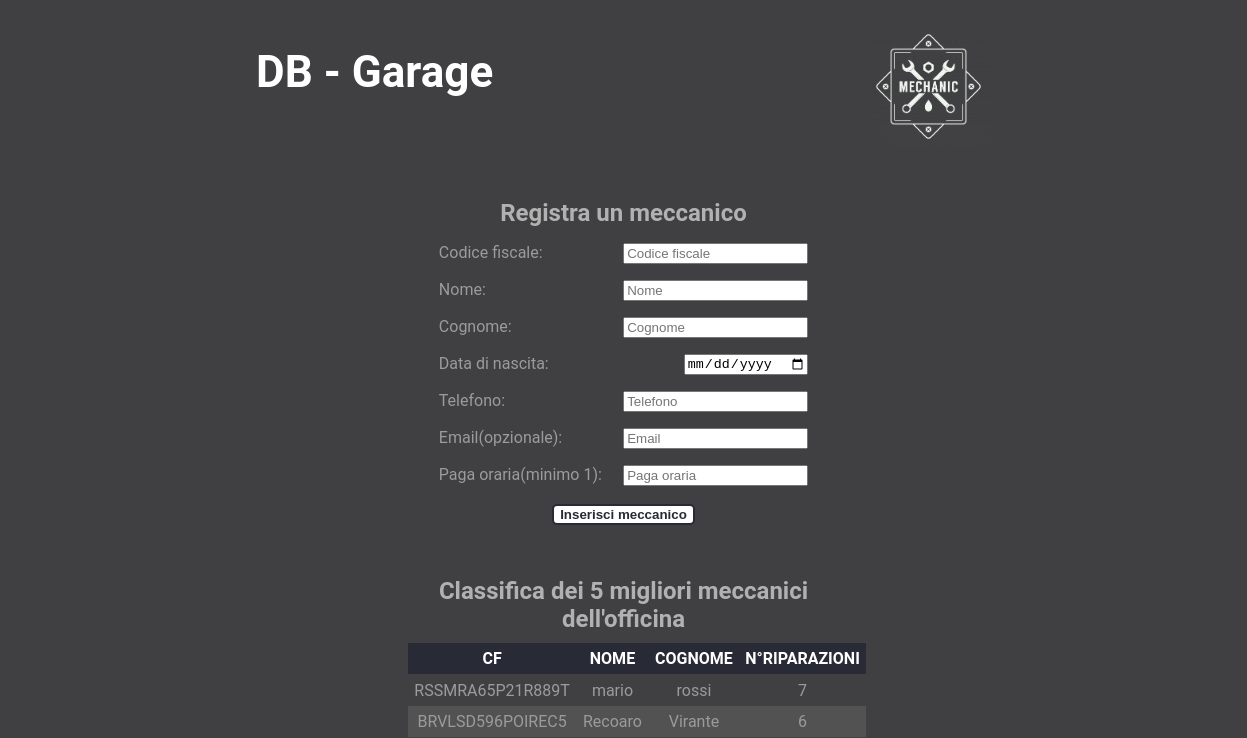
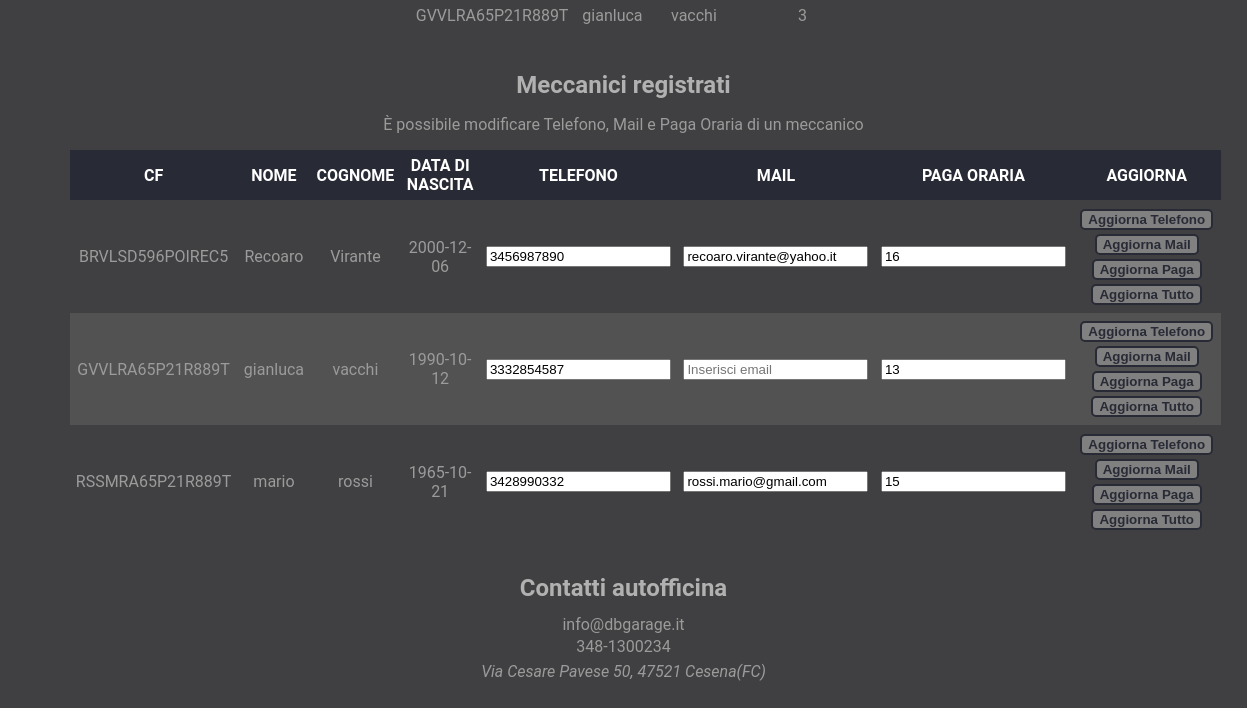
The app's page /app-web/gestione_meccanici.php, older data (2 pictures, top to bottom).
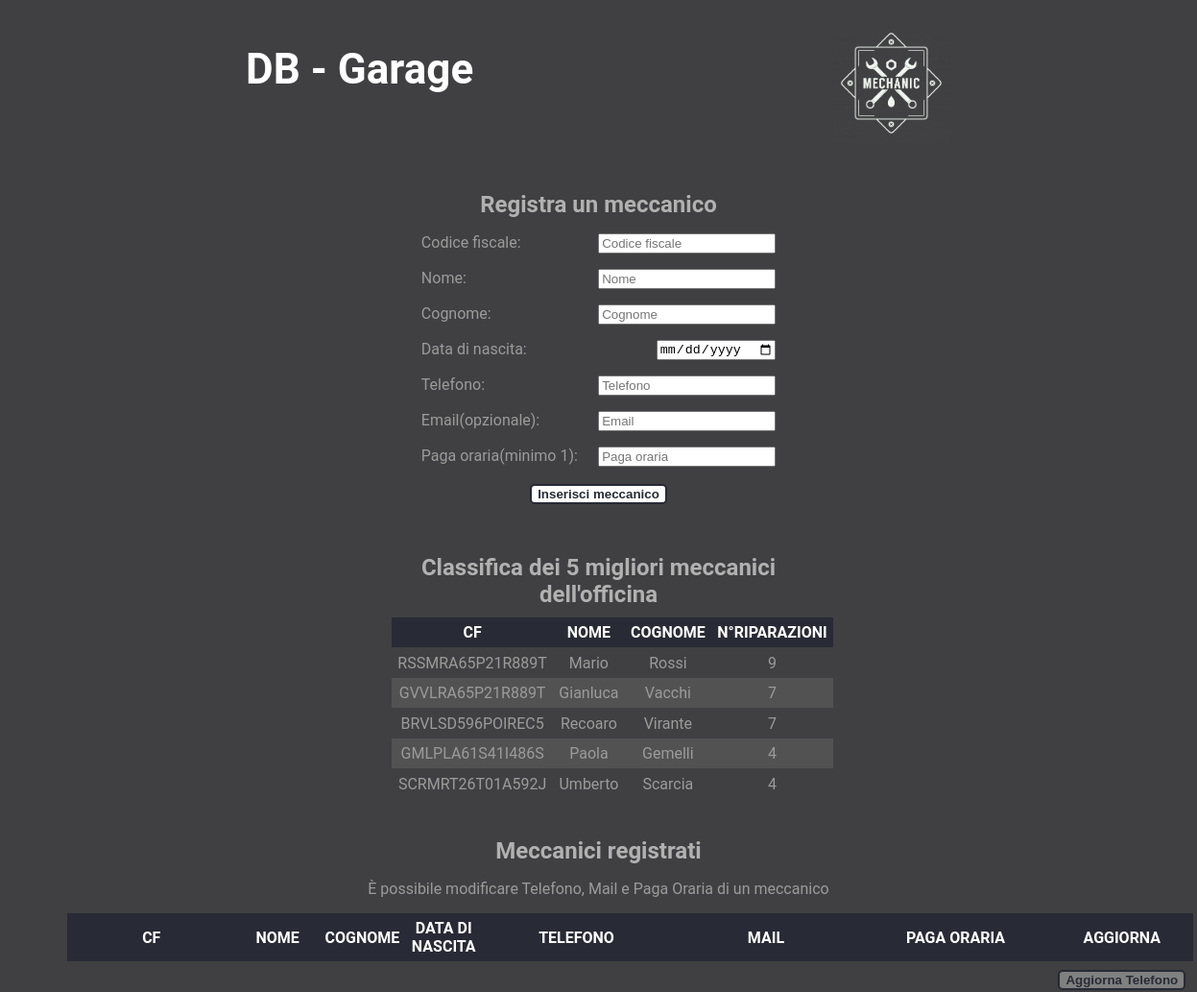
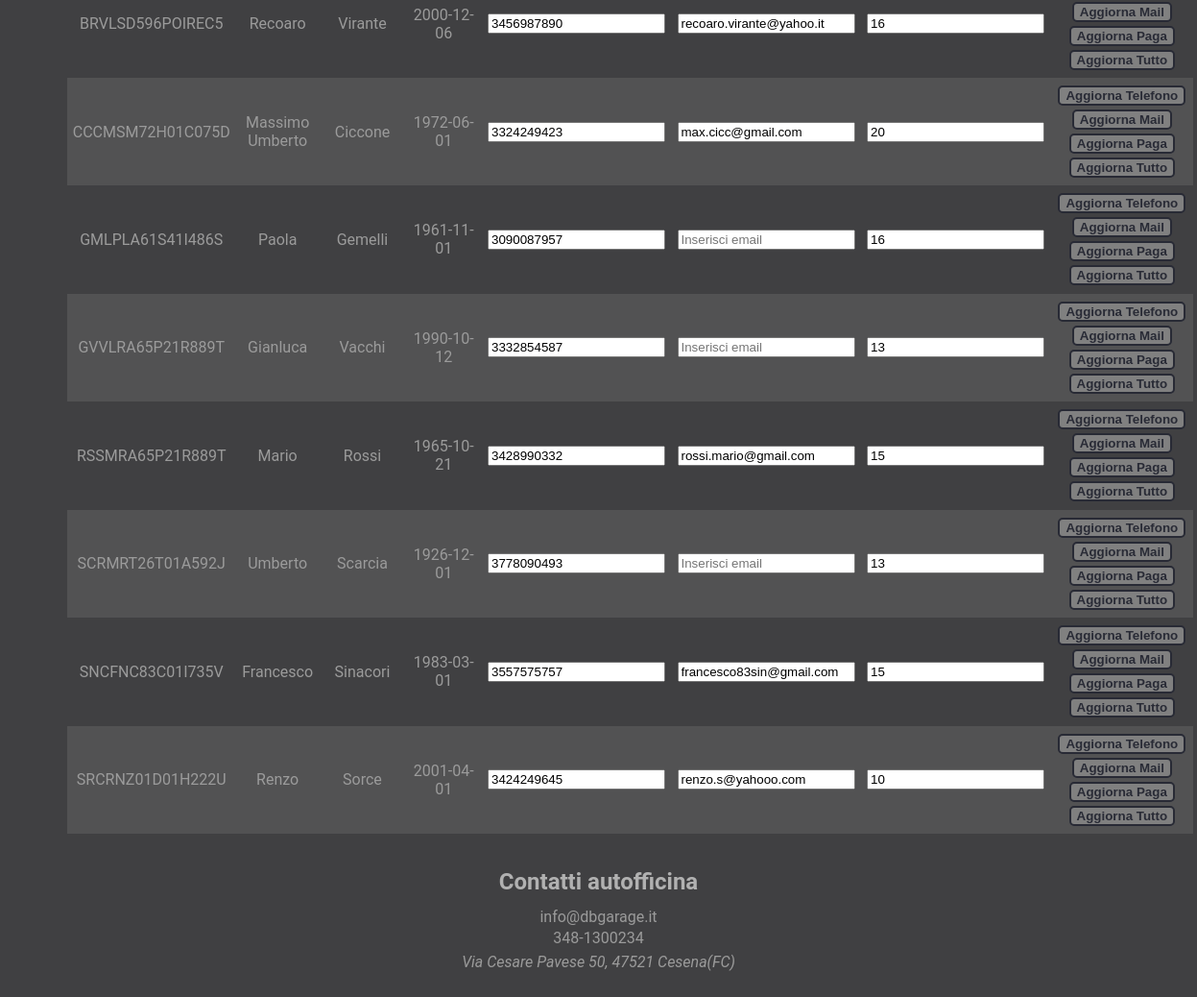
The same page, newer data (2 pictures, top to bottom).
### tables this page shows
CREATE TABLE `meccanico` (
  `CF_meccanico` char(16) NOT NULL,
  `nome` char(20) NOT NULL,
  `cognome` char(20) NOT NULL,
  `data_nascita` date NOT NULL,
  `telefono` char(10) NOT NULL,
  `email` varchar(30) DEFAULT NULL,
  `paga_oraria` int(2) NOT NULL
);

### app-web/gestione_meccanici.php (called while the page is built, shortened)
<?php
    require_once 'require.php';
    $SetParameters["titolo"] = "Gestione meccanici";
    $SetParameters["file"] = "nuovo_meccanico.php";
    $SetParameters["meccanici"] =  $db->getAllMechanics();
	$SetParameters["meccanici_migliori"] = $db->getMiglioriMeccanici();
    require("template/base.php");
?>

### app-web/require.php (called while the page is built, shortened)
<?php
require_once("databasegarage.php");
$db = new DatabaseHelper("127.0.0.1", "root", "", "officina", 3306);
$SetParameters["scripts"] = array();
?>

### app-web/databasegarage.php (called while the page is built, shortened)
<?php
class DatabaseHelper {
	private $db;
	public function __construct($servername, $username, $password, $dbname, $port) {
		$this->db = new mysqli($servername, $username, $password, $dbname, $port);
	}
    public function getAllMechanics(){
        $statement = $this->db->prepare("SELECT * FROM MECCANICO ");
        $statement->execute();
		$result = $statement->get_result();
		return $result->fetch_all(MYSQLI_ASSOC);
    }
    public function getMiglioriMeccanici(){
        $statement = $this->db->prepare("SELECT meccanico.CF_meccanico, meccanico.nome, meccanico.cognome, COUNT(meccanico.CF_meccanico) AS n_riparazioni
                                         FROM meccanico , comprende_meccanico
                                         WHERE comprende_meccanico.CF_meccanico = meccanico.CF_meccanico
                                         GROUP BY meccanico.CF_meccanico
                                         ORDER BY COUNT(meccanico.CF_meccanico) DESC LIMIT 5");
        $statement->execute();
		$result = $statement->get_result();
		return $result->fetch_all(MYSQLI_ASSOC);
    }
}
?>

### app-web/template/nuovo_meccanico.php (the view, shortened to what the changed rows need)
<section>
	<h2>Registra un meccanico</h2>
</section>
<?php if(isset($SetParameters["meccanici_migliori"])):?>
<section class="grande">
	<h2>Classifica dei 5 migliori meccanici dell'officina</h2>
	<table>
		<thead>
			<tr>
				<th>CF</th><th>NOME</th><th>COGNOME</th><th>N°RIPARAZIONI</th>
			</tr>
		</thead>
		<tbody>
			<?php foreach($SetParameters["meccanici_migliori"] as $meccanico):?>
			<tr class="noform">
				<td><?php echo $meccanico["CF_meccanico"]?></td>
				<td><?php echo $meccanico["nome"]?></td>
				<td><?php echo $meccanico["cognome"]?></td>
				<td><?php echo $meccanico["n_riparazioni"]?></td>
			</tr>
			<?php endforeach;?>
		</tbody>
	</table>
</section>
<?php endif;?>
<section class="tabelle">
	<h2>Meccanici registrati</h2>
	<table>
		<thead>
			<tr>
				<th>CF</th><th>NOME</th><th>COGNOME</th><th>DATA DI NASCITA</th><th>TELEFONO</th><th>MAIL</th><th>PAGA ORARIA</th><th>AGGIORNA</th>
			</tr>
		</thead>
		<tbody>
			<?php foreach($SetParameters["meccanici"] as $meccanico) :?>
			<form action="#" method="POST">
				<tr>
					<td><input type="hidden" id='<?php echo $meccanico["CF_meccanico"];?>' name="meccanicoCF" value=<?php echo $meccanico["CF_meccanico"]; ?>> <?php echo $meccanico["CF_meccanico"]?></td>
					<td><input type="hidden" id='<?php echo $meccanico["CF_meccanico"];?>' name="meccanicoNome" value=<?php echo $meccanico["nome"]; ?>> <?php echo $meccanico["nome"]?></td>
					<td><input type="hidden" id='<?php echo $meccanico["CF_meccanico"];?>' name="meccanicoCognome" value=<?php echo $meccanico["cognome"]; ?>> <?php echo $meccanico["cognome"]?></td>
					<td><input type="hidden" id='<?php echo $meccanico["CF_meccanico"];?>' name="meccanicoDataNascita" value=<?php echo $meccanico["data_nascita"]; ?>> <?php echo $meccanico["data_nascita"]?></td>
					<td><input type="tel" id='<?php echo $meccanico["CF_meccanico"];?>' pattern="[0-9]{10}" maxlength="10" name="meccanicoTelefono" placeholder="Inserisci Telefono" value=<?php echo $meccanico["telefono"]?> required></td>
					<td><input type="email" id='<?php echo $meccanico["CF_meccanico"];?>' maxlength="80" name="meccanicoMail" placeholder="Inserisci email" value=<?php echo $meccanico["email"]?>></td>
					<td><input type="number" id='<?php echo $meccanico["CF_meccanico"];?>' min="1" name="meccanicoPaga" placeholder="Inserisci paga oraria" value=<?php echo $meccanico["paga_oraria"]?> required></td>
					<td>
						<input disabled type="submit" id='<?php echo $meccanico["CF_meccanico"];?>' name="aggiornaTelefono" value="Aggiorna Telefono">
						<input disabled type="submit" id='<?php echo $meccanico["CF_meccanico"];?>' name="aggiornaMail" value="Aggiorna Mail">
						<input disabled type="submit" id='<?php echo $meccanico["CF_meccanico"];?>' name="aggiornaPaga" value="Aggiorna Paga">
						<input disabled type="submit" id='<?php echo $meccanico["CF_meccanico"];?>' name="aggiornaTutto" value="Aggiorna Tutto">
					</td>
				</tr>
			</form>
			<?php endforeach; ?>
		</tbody>
	</table>
</section>

Row changes from the older to the newer data that the page shows:
changed meccanico "RSSMRA65P21R889T": nome "mario" → "Mario"; cognome "rossi" → "Rossi"; n_riparazioni "7" → "9"
changed meccanico "GVVLRA65P21R889T": nome "gianluca" → "Gianluca"; cognome "vacchi" → "Vacchi"; n_riparazioni "3" → "7"; moves up the list
computed for meccanico "BRVLSD596POIREC5": n_riparazioni "6" → "7"
added meccanico: CF_meccanico "GMLPLA61S41I486S", nome "Paola", cognome "Gemelli", n_riparazioni "4", data_nascita "1961-11-01", meccanicoTelefono "3090087957", meccanicoPaga "16"
added meccanico: CF_meccanico "SCRMRT26T01A592J", nome "Umberto", cognome "Scarcia", n_riparazioni "4", data_nascita "1926-12-01", meccanicoTelefono "3778090493", meccanicoPaga "13"
added meccanico: CF_meccanico "CCCMSM72H01C075D", nome "Massimo Umberto", cognome "Ciccone", data_nascita "1972-06-01", meccanicoTelefono "3324249423", meccanicoMail "max.cicc@gmail.com", meccanicoPaga "20", shown under "Meccanici registrati"
added meccanico: CF_meccanico "SNCFNC83C01I735V", nome "Francesco", cognome "Sinacori", data_nascita "1983-03-01", meccanicoTelefono "3557575757", meccanicoMail "francesco83sin@gmail.com", meccanicoPaga "15", shown under "Meccanici registrati"
added meccanico: CF_meccanico "SRCRNZ01D01H222U", nome "Renzo", cognome "Sorce", data_nascita "2001-04-01", meccanicoTelefono "3424249645", meccanicoMail "renzo.s@yahooo.com", meccanicoPaga "10", shown under "Meccanici registrati"
